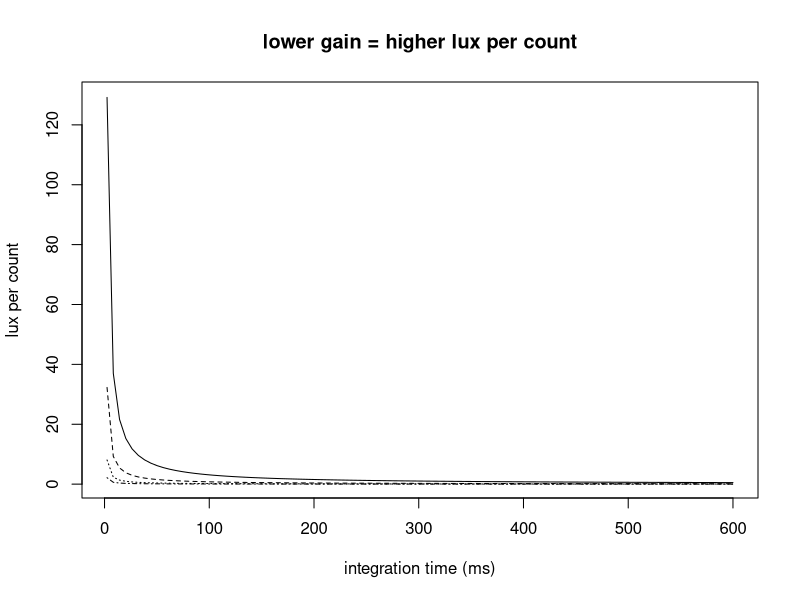
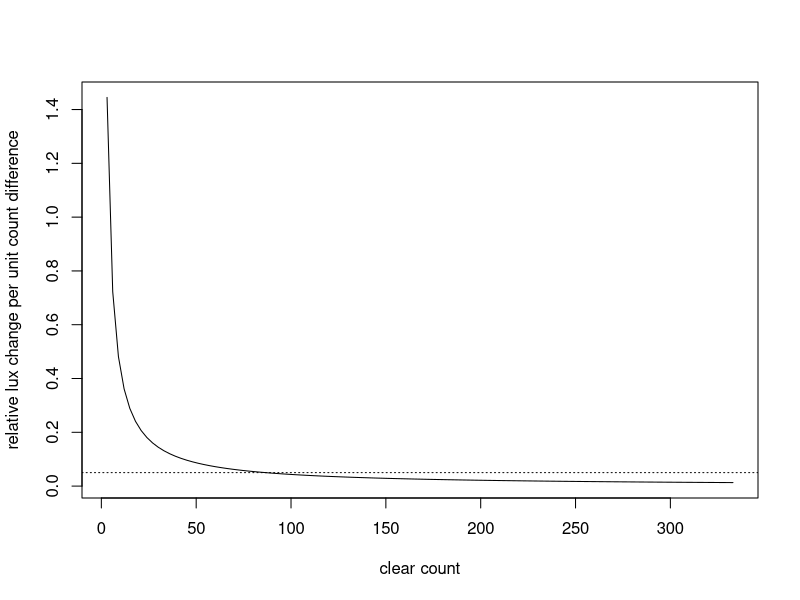

Write the R code that produced these figures, in order.
## ---- chunk 1
curve(310 / x, from=2.4, to=600, xlab='integration time (ms)', ylab='lux per count', main='lower gain = higher lux per count')
curve(310 / (4*x), from=2.4, to=600, lty=2, add=TRUE)
curve(310 / (16*x), from=2.4, to=600, lty=3, add=TRUE)
curve(310 / (60*x), from=2.4, to=600, lty=4, add=TRUE)
## ---- chunk 2
curve(3 / (.692 * x), from=3, to=333, n=111, xlab='clear count', ylab='relative lux change per unit count difference')
abline(h=.05, lty=3)
